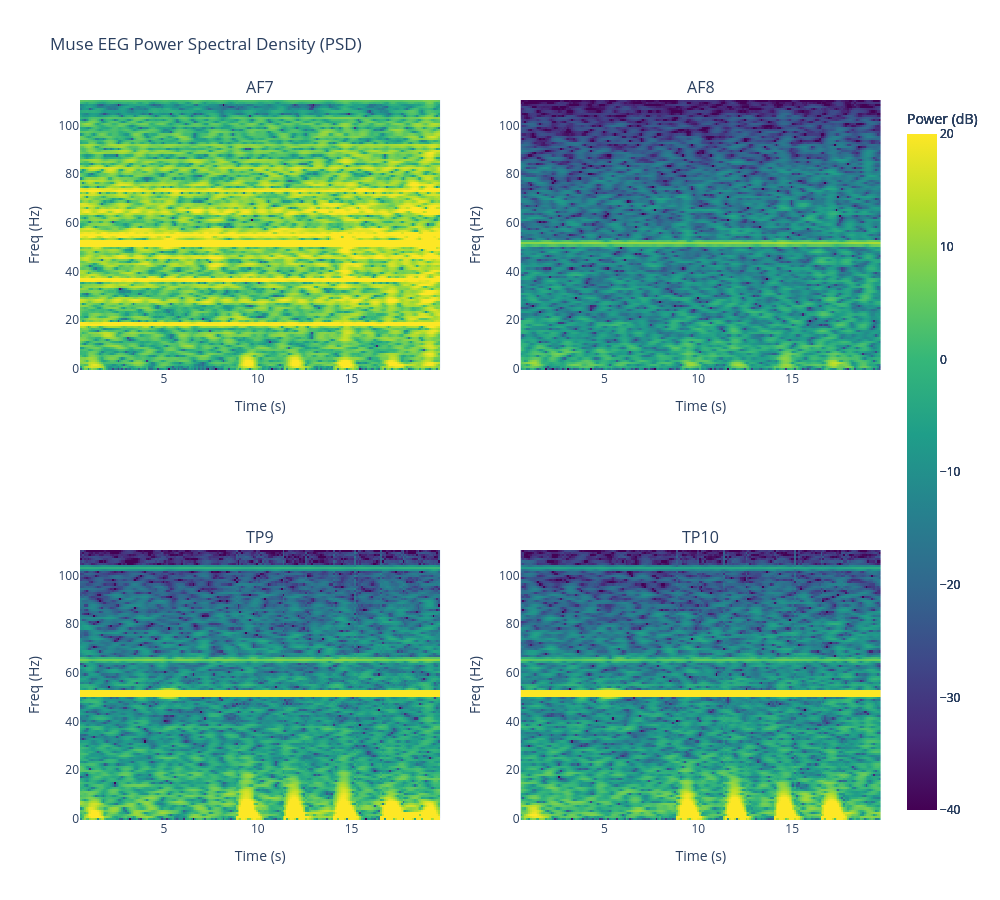

Write notebook code for a chart like this one.
### Code cell
plot_muse_psd(rEEG_PSD)

### Figure 1 — Plotly figure (JSON) as saved in the notebook; plotly's stock layout.template omitted (floating-point values rounded to 4 significant figures; data arrays with more than 128 entries replaced by an {"elided": "..."} marker saying what was removed)
{"data": [{"colorbar": {"title": {"text": "Power (dB)"}}, "colorscale": [[0, "#440154"], [0.1111, "#482878"], [0.2222, "#3e4989"], [0.3333, "#31688e"], [0.4444, "#26828e"], [0.5556, "#1f9e89"], [0.6667, "#35b779"], [0.7778, "#6ece58"], [0.8889, "#b5de2b"], [1, "#fde725"]], "type": "heatmap", "x": {"elided": "192 float values"}, "xaxis": "x", "y": {"elided": "129 float values"}, "yaxis": "y", "z": {"elided": "129x192 float values"}, "zmax": 20, "zmin": -40}, {"colorbar": {"title": {"text": "Power (dB)"}}, "colorscale": [[0, "#440154"], [0.1111, "#482878"], [0.2222, "#3e4989"], [0.3333, "#31688e"], [0.4444, "#26828e"], [0.5556, "#1f9e89"], [0.6667, "#35b779"], [0.7778, "#6ece58"], [0.8889, "#b5de2b"], [1, "#fde725"]], "type": "heatmap", "x": {"elided": "192 float values"}, "xaxis": "x2", "y": {"elided": "129 float values"}, "yaxis": "y2", "z": {"elided": "129x192 float values"}, "zmax": 20, "zmin": -40}, {"colorbar": {"title": {"text": "Power (dB)"}}, "colorscale": [[0, "#440154"], [0.1111, "#482878"], [0.2222, "#3e4989"], [0.3333, "#31688e"], [0.4444, "#26828e"], [0.5556, "#1f9e89"], [0.6667, "#35b779"], [0.7778, "#6ece58"], [0.8889, "#b5de2b"], [1, "#fde725"]], "type": "heatmap", "x": {"elided": "192 float values"}, "xaxis": "x3", "y": {"elided": "129 float values"}, "yaxis": "y3", "z": {"elided": "129x192 float values"}, "zmax": 20, "zmin": -40}, {"colorbar": {"title": {"text": "Power (dB)"}}, "colorscale": [[0, "#440154"], [0.1111, "#482878"], [0.2222, "#3e4989"], [0.3333, "#31688e"], [0.4444, "#26828e"], [0.5556, "#1f9e89"], [0.6667, "#35b779"], [0.7778, "#6ece58"], [0.8889, "#b5de2b"], [1, "#fde725"]], "type": "heatmap", "x": {"elided": "192 float values"}, "xaxis": "x4", "y": {"elided": "129 float values"}, "yaxis": "y4", "z": {"elided": "129x192 float values"}, "zmax": 20, "zmin": -40}], "layout": {"annotations": [{"font": {"size": 16}, "showarrow": false, "text": "AF7", "x": 0.225, "xanchor": "center", "xref": "paper", "y": 1, "yanchor": "bottom", "yref": "paper"}, {"font": {"size": 16}, "showarrow": false, "text": "AF8", "x": 0.775, "xanchor": "center", "xref": "paper", "y": 1, "yanchor": "bottom", "yref": "paper"}, {"font": {"size": 16}, "showarrow": false, "text": "TP9", "x": 0.225, "xanchor": "center", "xref": "paper", "y": 0.375, "yanchor": "bottom", "yref": "paper"}, {"font": {"size": 16}, "showarrow": false, "text": "TP10", "x": 0.775, "xanchor": "center", "xref": "paper", "y": 0.375, "yanchor": "bottom", "yref": "paper"}], "height": 900, "title": {"text": "Muse EEG Power Spectral Density (PSD)"}, "width": 1000, "xaxis": {"anchor": "y", "domain": [0, 0.45], "title": {"text": "Time (s)"}}, "xaxis2": {"anchor": "y2", "domain": [0.55, 1], "title": {"text": "Time (s)"}}, "xaxis3": {"anchor": "y3", "domain": [0, 0.45], "title": {"text": "Time (s)"}}, "xaxis4": {"anchor": "y4", "domain": [0.55, 1], "title": {"text": "Time (s)"}}, "yaxis": {"anchor": "x", "domain": [0.625, 1], "title": {"text": "Freq (Hz)"}}, "yaxis2": {"anchor": "x2", "domain": [0.625, 1], "title": {"text": "Freq (Hz)"}}, "yaxis3": {"anchor": "x3", "domain": [0, 0.375], "title": {"text": "Freq (Hz)"}}, "yaxis4": {"anchor": "x4", "domain": [0, 0.375], "title": {"text": "Freq (Hz)"}}}}
